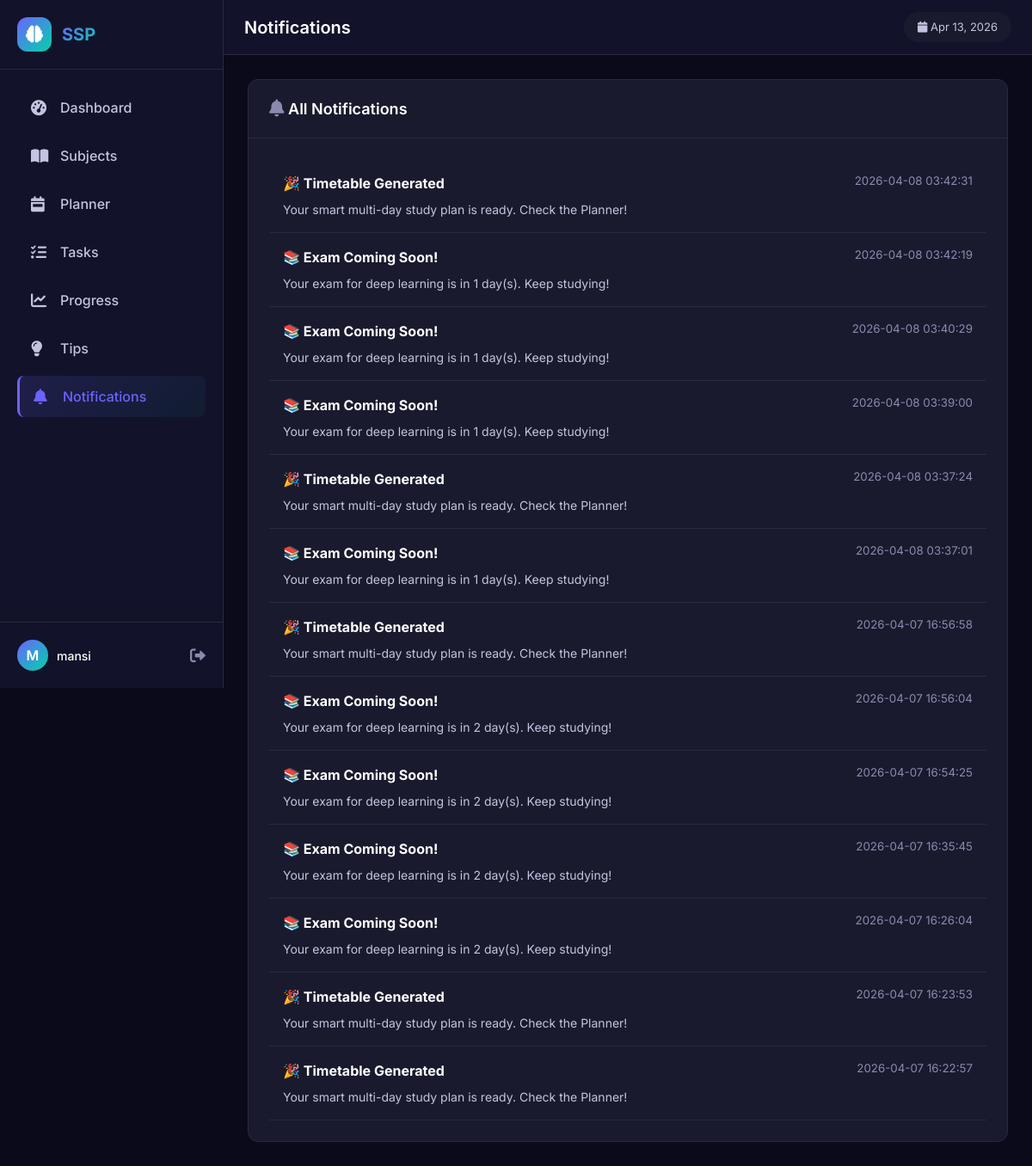
Page /notifications (signed in) on the committed database.
### tables this page shows
CREATE TABLE notifications (
            notification_id INTEGER PRIMARY KEY AUTOINCREMENT,
            user_id         INTEGER NOT NULL,
            title           TEXT NOT NULL,
            message         TEXT NOT NULL,
            is_read         INTEGER DEFAULT 0,
            created_at      TEXT DEFAULT (datetime('now')),
            FOREIGN KEY (user_id) REFERENCES users(user_id) ON DELETE CASCADE
        );

### app.py (the view)
@app.route('/notifications')
@login_required
def notifications():
    uid = session['user_id']
    conn = get_db()
    notifications = conn.execute("""
        SELECT * FROM notifications
        WHERE user_id = ?
        ORDER BY created_at DESC
        LIMIT 50
    """, (uid,)).fetchall()
    conn.execute("UPDATE notifications SET is_read = 1 WHERE user_id = ?", (uid,))
    conn.commit()
    conn.close()
    return render_template('notifications.html', notifications=notifications)

### app.py (called while the page is built)
def get_db():
    conn = sqlite3.connect(DB_PATH)
    conn.row_factory = sqlite3.Row
    conn.execute("PRAGMA foreign_keys = ON")
    return conn

@app.context_processor
def inject_globals():
    unread_count = 0
    if 'user_id' in session:
        try:
            conn = get_db()
            result = conn.execute(
                "SELECT COUNT(*) FROM notifications WHERE user_id = ? AND is_read = 0",
                (session['user_id'],)
            )
            unread_count = result.fetchone()[0]
            conn.close()
        except Exception as e:
            print(f"Error getting notifications: {e}")
    return {
        'now': datetime.now(),
        'today': date.today(),
        'enumerate': enumerate,
        'min': min,
        'max': max,
        'round': round,
        'unread_notifications': unread_count
    }

def login_required(f):
    @wraps(f)
    def decorated(*args, **kwargs):
        if 'user_id' not in session:
            return redirect(url_for('login'))
        return f(*args, **kwargs)
    return decorated

### templates/notifications.html (shortened to what this page needs)
{% extends "base.html" %}
{% block page_title %}Notifications{% endblock %}
{% block content %}
<div class="notifications-container">
    <div class="card">
        <div class="card-header">
            <h3><i class="fas fa-bell"></i> All Notifications</h3>
        </div>
        <div class="card-body">
            {% if notifications %}
                <div class="notifications-list">
                    {% for notif in notifications %}
                    <div class="notification-item {% if not notif.is_read %}unread{% endif %}">
                        <div class="notification-header">
                            <strong>{{ notif.title }}</strong>
                            <small>{{ notif.created_at }}</small>
                        </div>
                        <p class="notification-message">{{ notif.message }}</p>
                    </div>
                    {% endfor %}
                </div>
            {% else %}
                <div class="empty-state">
                    <i class="fas fa-bell-slash"></i>
                    <p>No notifications yet. Keep studying!</p>
                </div>
            {% endif %}
        </div>
    </div>
</div>
{% endblock %}

### templates/base.html (shortened to what this page needs)
<!DOCTYPE html>
<html lang="en">
<head>
    <link rel="stylesheet" href="https://cdnjs.cloudflare.com/ajax/libs/font-awesome/6.0.0/css/all.min.css">
    <link rel="stylesheet" href="{{ url_for('static', filename='css/style.css') }}">
</head>
<body>
    {% if session.user_id %}
    <div class="sidebar" id="sidebar">
        <div class="sidebar-header">
            <div class="logo">
                <div class="logo-icon"><i class="fas fa-brain"></i></div>
                <div class="logo-text">SSP</div>
            </div>
        </div>
        <div class="sidebar-nav">
            <a href="{{ url_for('dashboard') }}" class="nav-item {% if request.endpoint == 'dashboard' %}active{% endif %}">
                <i class="fas fa-tachometer-alt"></i> <span>Dashboard</span>
            </a>
            <a href="{{ url_for('subjects') }}" class="nav-item {% if request.endpoint == 'subjects' %}active{% endif %}">
                <i class="fas fa-book-open"></i> <span>Subjects</span>
            </a>
            <a href="{{ url_for('planner') }}" class="nav-item {% if request.endpoint == 'planner' %}active{% endif %}">
                <i class="fas fa-calendar-week"></i> <span>Planner</span>
            </a>
            <a href="{{ url_for('tasks') }}" class="nav-item {% if request.endpoint == 'tasks' %}active{% endif %}">
                <i class="fas fa-tasks"></i> <span>Tasks</span>
            </a>
            <a href="{{ url_for('progress') }}" class="nav-item {% if request.endpoint == 'progress' %}active{% endif %}">
                <i class="fas fa-chart-line"></i> <span>Progress</span>
            </a>
            <a href="{{ url_for('recommendations') }}" class="nav-item {% if request.endpoint == 'recommendations' %}active{% endif %}">
                <i class="fas fa-lightbulb"></i> <span>Tips</span>
            </a>
            <a href="{{ url_for('notifications') }}" class="nav-item {% if request.endpoint == 'notifications' %}active{% endif %}">
                <i class="fas fa-bell"></i> <span>Notifications
                </span>
            </a>
        </div>
        <div class="sidebar-footer">
            <div class="user-chip">
                <div class="avatar">{{ session.user_name[0]|upper }}</div>
                <div class="user-name">{{ session.user_name }}</div>
            </div>
            <a href="{{ url_for('logout') }}" class="logout-btn">
                <i class="fas fa-sign-out-alt"></i>
            </a>
        </div>
    </div>
    <div class="main-wrap">
        <div class="topbar">
            <div class="page-title">{% block page_title %}Dashboard{% endblock %}</div>
            <div class="topbar-right">
                <div class="date-badge">
                    <i class="fas fa-calendar"></i>
                    <span id="currentDate"></span>
                </div>
            </div>
        </div>
        <div class="content">
            {% block content %}{% endblock %}
        </div>
    </div>
    {% else %}
        {% block auth_content %}{% endblock %}
    {% endif %}
</body>
</html>

### static/css/style.css (style rules this page uses)
:root { --bg-primary: #0a0a1a; --bg-secondary: #12122a; --bg-card: #1a1a2e; --bg-hover: #22223b; --border: #2a2a3e; --accent-primary: #6c63ff; --accent-secondary: #00d4aa; --accent-danger: #ff4d6d; --accent-warning: #f5a623; --accent-success: #22d3a0; --text-primary: #ffffff; --text-secondary: #c4c4e0; --text-muted: #8a8ab0; --sidebar-width: 260px; --header-height: 64px; --border-radius: 12px; --border-radius-sm: 8px; --transition: all 0.3s ease; }
* { margin: 0; padding: 0; box-sizing: border-box; }
body { font-family: 'Inter', sans-serif; background: var(--bg-primary); color: var(--text-primary); line-height: 1.5; overflow-x: hidden; }
.sidebar { position: fixed; left: 0; top: 0; width: var(--sidebar-width); height: 100vh; background: var(--bg-secondary); border-right: 1px solid var(--border); display: flex; flex-direction: column; z-index: 100; overflow-y: auto; }
.sidebar-header { padding: 20px; display: flex; justify-content: space-between; align-items: center; border-bottom: 1px solid var(--border); }
.logo { display: flex; align-items: center; gap: 12px; }
.logo-icon { width: 40px; height: 40px; background: linear-gradient(135deg, var(--accent-primary), var(--accent-secondary)); border-radius: 12px; display: flex; align-items: center; justify-content: center; font-size: 20px; color: white; }
.logo-text { font-size: 20px; font-weight: 700; background: linear-gradient(135deg, var(--accent-primary), var(--accent-secondary)); -webkit-background-clip: text; background-clip: text; color: transparent; }
.sidebar-nav { flex: 1; padding: 20px; display: flex; flex-direction: column; gap: 8px; }
.nav-item { display: flex; align-items: center; gap: 14px; padding: 12px 16px; border-radius: var(--border-radius-sm); color: var(--text-secondary); text-decoration: none; transition: var(--transition); font-weight: 500; }
.nav-item i { width: 20px; font-size: 18px; }
.nav-item.active { background: linear-gradient(135deg, rgba(108, 99, 255, 0.15), rgba(0, 212, 170, 0.05)); color: var(--accent-primary); border-left: 3px solid var(--accent-primary); }
.sidebar-footer { padding: 20px; border-top: 1px solid var(--border); display: flex; justify-content: space-between; align-items: center; }
.user-chip { display: flex; align-items: center; gap: 10px; }
.avatar { width: 36px; height: 36px; background: linear-gradient(135deg, var(--accent-primary), var(--accent-secondary)); border-radius: 50%; display: flex; align-items: center; justify-content: center; font-weight: 600; color: white; }
.user-name { font-size: 14px; font-weight: 500; color: var(--text-primary); }
.logout-btn { color: var(--text-muted); font-size: 18px; transition: var(--transition); }
.main-wrap { margin-left: var(--sidebar-width); width: calc(100% - var(--sidebar-width)); flex: 1; display: flex; flex-direction: column; min-height: 100vh; }
.topbar { height: var(--header-height); background: var(--bg-secondary); border-bottom: 1px solid var(--border); display: flex; align-items: center; justify-content: space-between; padding: 0 24px; position: sticky; top: 0; z-index: 50; }
.page-title { font-size: 20px; font-weight: 600; color: var(--text-primary); }
.topbar-right { display: flex; align-items: center; gap: 16px; }
.date-badge { background: var(--bg-card); padding: 8px 16px; border-radius: 20px; font-size: 13px; color: var(--text-secondary); }
.content { padding: 28px; flex: 1; }
.card { background: var(--bg-card); border: 1px solid var(--border); border-radius: var(--border-radius); margin-bottom: 24px; overflow: hidden; }
.card-header { padding: 20px 24px; border-bottom: 1px solid var(--border); display: flex; justify-content: space-between; align-items: center; }
.card-header h3 { font-size: 18px; font-weight: 600; color: var(--text-primary); }
.card-header i { font-size: 20px; color: var(--text-muted); }
.card-body { padding: 24px; }
.notification-item { padding: 16px; border-bottom: 1px solid var(--border); transition: var(--transition); }
.notification-header { display: flex; justify-content: space-between; margin-bottom: 8px; flex-wrap: wrap; gap: 8px; }
.notification-header strong { color: var(--text-primary); }
.notification-header small { color: var(--text-muted); }
.notification-message { color: var(--text-secondary); font-size: 14px; }
a { color: var(--accent-primary); text-decoration: none; }
small { color: var(--text-muted); }
h1, h2, h3, h4, h5, h6 { color: var(--text-primary); }
p { color: var(--text-secondary); }

### rows in the picture
notifications: title "🎉 Timetable Generated", created_at "2026-04-08 03:42:31", message "Your smart multi-day study plan is ready. Check the Planner!"
notifications: title "📚 Exam Coming Soon!", created_at "2026-04-08 03:42:19", message "Your exam for deep learning is in 1 day(s). Keep studying!"
notifications: title "📚 Exam Coming Soon!", created_at "2026-04-08 03:40:29", message "Your exam for deep learning is in 1 day(s). Keep studying!"
notifications: title "📚 Exam Coming Soon!", created_at "2026-04-08 03:39:00", message "Your exam for deep learning is in 1 day(s). Keep studying!"
notifications: title "🎉 Timetable Generated", created_at "2026-04-08 03:37:24", message "Your smart multi-day study plan is ready. Check the Planner!"
notifications: title "📚 Exam Coming Soon!", created_at "2026-04-08 03:37:01", message "Your exam for deep learning is in 1 day(s). Keep studying!"
notifications: title "🎉 Timetable Generated", created_at "2026-04-07 16:56:58", message "Your smart multi-day study plan is ready. Check the Planner!"
notifications: title "📚 Exam Coming Soon!", created_at "2026-04-07 16:56:04", message "Your exam for deep learning is in 2 day(s). Keep studying!"
notifications: title "📚 Exam Coming Soon!", created_at "2026-04-07 16:54:25", message "Your exam for deep learning is in 2 day(s). Keep studying!"
notifications: title "📚 Exam Coming Soon!", created_at "2026-04-07 16:35:45", message "Your exam for deep learning is in 2 day(s). Keep studying!"
notifications: title "📚 Exam Coming Soon!", created_at "2026-04-07 16:26:04", message "Your exam for deep learning is in 2 day(s). Keep studying!"
notifications: title "🎉 Timetable Generated", created_at "2026-04-07 16:23:53", message "Your smart multi-day study plan is ready. Check the Planner!"
notifications: title "🎉 Timetable Generated", created_at "2026-04-07 16:22:57", message "Your smart multi-day study plan is ready. Check the Planner!"

### other values in the picture
{{ session.user_name[0]|upper }} "M"
{{ session.user_name }} "mansi"
